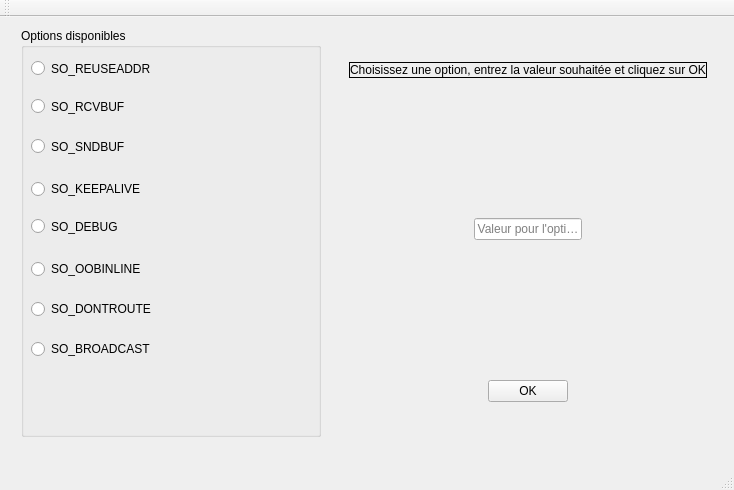
<?xml version="1.0" encoding="UTF-8"?>
<ui version="4.0">
 <class>MainWindow</class>
 <widget class="QMainWindow" name="MainWindow">
  <property name="geometry">
   <rect>
    <x>0</x>
    <y>0</y>
    <width>734</width>
    <height>490</height>
   </rect>
  </property>
  <property name="windowTitle">
   <string>Projet Réseau M1</string>
  </property>
  <widget class="QWidget" name="centralWidget">
   <widget class="QWidget" name="horizontalLayoutWidget">
    <property name="geometry">
     <rect>
      <x>10</x>
      <y>0</y>
      <width>711</width>
      <height>431</height>
     </rect>
    </property>
    <layout class="QHBoxLayout" name="horizontalLayout">
     <item>
      <widget class="QGroupBox" name="groupBox">
       <property name="sizePolicy">
        <sizepolicy hsizetype="Maximum" vsizetype="Preferred">
         <horstretch>0</horstretch>
         <verstretch>0</verstretch>
        </sizepolicy>
       </property>
       <property name="maximumSize">
        <size>
         <width>300</width>
         <height>16777215</height>
        </size>
       </property>
       <property name="title">
        <string>Options disponibles</string>
       </property>
       <widget class="QRadioButton" name="radioButton_1">
        <property name="geometry">
         <rect>
          <x>10</x>
          <y>30</y>
          <width>151</width>
          <height>21</height>
         </rect>
        </property>
        <property name="text">
         <string>SO_REUSEADDR</string>
        </property>
       </widget>
       <widget class="QRadioButton" name="radioButton_2">
        <property name="geometry">
         <rect>
          <x>10</x>
          <y>70</y>
          <width>161</width>
          <height>17</height>
         </rect>
        </property>
        <property name="text">
         <string>SO_RCVBUF</string>
        </property>
       </widget>
       <widget class="QRadioButton" name="radioButton_3">
        <property name="geometry">
         <rect>
          <x>10</x>
          <y>110</y>
          <width>161</width>
          <height>17</height>
         </rect>
        </property>
        <property name="text">
         <string>SO_SNDBUF</string>
        </property>
       </widget>
       <widget class="QRadioButton" name="radioButton_5">
        <property name="geometry">
         <rect>
          <x>10</x>
          <y>190</y>
          <width>151</width>
          <height>17</height>
         </rect>
        </property>
        <property name="text">
         <string>SO_DEBUG</string>
        </property>
       </widget>
       <widget class="QRadioButton" name="radioButton_4">
        <property name="geometry">
         <rect>
          <x>10</x>
          <y>150</y>
          <width>161</width>
          <height>22</height>
         </rect>
        </property>
        <property name="text">
         <string>SO_KEEPALIVE</string>
        </property>
       </widget>
       <widget class="QRadioButton" name="radioButton_6">
        <property name="geometry">
         <rect>
          <x>10</x>
          <y>230</y>
          <width>171</width>
          <height>22</height>
         </rect>
        </property>
        <property name="text">
         <string>SO_OOBINLINE</string>
        </property>
       </widget>
       <widget class="QRadioButton" name="radioButton_7">
        <property name="geometry">
         <rect>
          <x>10</x>
          <y>270</y>
          <width>161</width>
          <height>22</height>
         </rect>
        </property>
        <property name="text">
         <string>SO_DONTROUTE</string>
        </property>
       </widget>
       <widget class="QRadioButton" name="radioButton_8">
        <property name="geometry">
         <rect>
          <x>10</x>
          <y>310</y>
          <width>171</width>
          <height>22</height>
         </rect>
        </property>
        <property name="text">
         <string>SO_BROADCAST</string>
        </property>
       </widget>
      </widget>
     </item>
     <item>
      <spacer name="horizontalSpacer">
       <property name="orientation">
        <enum>Qt::Horizontal</enum>
       </property>
       <property name="sizeType">
        <enum>QSizePolicy::Maximum</enum>
       </property>
       <property name="sizeHint" stdset="0">
        <size>
         <width>20</width>
         <height>20</height>
        </size>
       </property>
      </spacer>
     </item>
     <item>
      <layout class="QVBoxLayout" name="verticalLayout">
       <property name="sizeConstraint">
        <enum>QLayout::SetDefaultConstraint</enum>
       </property>
       <item alignment="Qt::AlignHCenter">
        <widget class="QLabel" name="labelAide">
         <property name="sizePolicy">
          <sizepolicy hsizetype="Maximum" vsizetype="Maximum">
           <horstretch>0</horstretch>
           <verstretch>0</verstretch>
          </sizepolicy>
         </property>
         <property name="frameShape">
          <enum>QFrame::Box</enum>
         </property>
         <property name="text">
          <string>&lt;html&gt;&lt;head/&gt;&lt;body&gt;&lt;p&gt;Choisissez une option, entrez la valeur souhaitée et cliquez sur OK&lt;/p&gt;&lt;/body&gt;&lt;/html&gt;</string>
         </property>
         <property name="alignment">
          <set>Qt::AlignCenter</set>
         </property>
         <property name="margin">
          <number>10</number>
         </property>
        </widget>
       </item>
       <item>
        <spacer name="verticalSpacer">
         <property name="orientation">
          <enum>Qt::Vertical</enum>
         </property>
         <property name="sizeType">
          <enum>QSizePolicy::Maximum</enum>
         </property>
         <property name="sizeHint" stdset="0">
          <size>
           <width>20</width>
           <height>100</height>
          </size>
         </property>
        </spacer>
       </item>
       <item alignment="Qt::AlignHCenter">
        <widget class="QLineEdit" name="valeurOption">
         <property name="sizePolicy">
          <sizepolicy hsizetype="Maximum" vsizetype="Fixed">
           <horstretch>0</horstretch>
           <verstretch>0</verstretch>
          </sizepolicy>
         </property>
         <property name="maximumSize">
          <size>
           <width>200</width>
           <height>16777215</height>
          </size>
         </property>
         <property name="inputMask">
          <string/>
         </property>
         <property name="alignment">
          <set>Qt::AlignCenter</set>
         </property>
         <property name="placeholderText">
          <string>Valeur pour l'option</string>
         </property>
        </widget>
       </item>
       <item>
        <spacer name="verticalSpacer_2">
         <property name="orientation">
          <enum>Qt::Vertical</enum>
         </property>
         <property name="sizeType">
          <enum>QSizePolicy::Maximum</enum>
         </property>
         <property name="sizeHint" stdset="0">
          <size>
           <width>20</width>
           <height>100</height>
          </size>
         </property>
        </spacer>
       </item>
       <item alignment="Qt::AlignHCenter">
        <widget class="QPushButton" name="btnOk">
         <property name="sizePolicy">
          <sizepolicy hsizetype="Maximum" vsizetype="Fixed">
           <horstretch>0</horstretch>
           <verstretch>0</verstretch>
          </sizepolicy>
         </property>
         <property name="maximumSize">
          <size>
           <width>100</width>
           <height>16777215</height>
          </size>
         </property>
         <property name="text">
          <string>OK</string>
         </property>
        </widget>
       </item>
      </layout>
     </item>
    </layout>
   </widget>
   <widget class="QLabel" name="numeroOption">
    <property name="enabled">
     <bool>true</bool>
    </property>
    <property name="geometry">
     <rect>
      <x>144</x>
      <y>428</y>
      <width>371</width>
      <height>111</height>
     </rect>
    </property>
    <property name="inputMethodHints">
     <set>Qt::ImhHiddenText</set>
    </property>
    <property name="text">
     <string/>
    </property>
   </widget>
  </widget>
  <widget class="QMenuBar" name="menuBar">
   <property name="geometry">
    <rect>
     <x>0</x>
     <y>0</y>
     <width>734</width>
     <height>25</height>
    </rect>
   </property>
  </widget>
  <widget class="QToolBar" name="mainToolBar">
   <attribute name="toolBarArea">
    <enum>TopToolBarArea</enum>
   </attribute>
   <attribute name="toolBarBreak">
    <bool>false</bool>
   </attribute>
  </widget>
  <widget class="QStatusBar" name="statusBar"/>
 </widget>
 <layoutdefault spacing="6" margin="11"/>
 <resources/>
 <connections/>
</ui>
